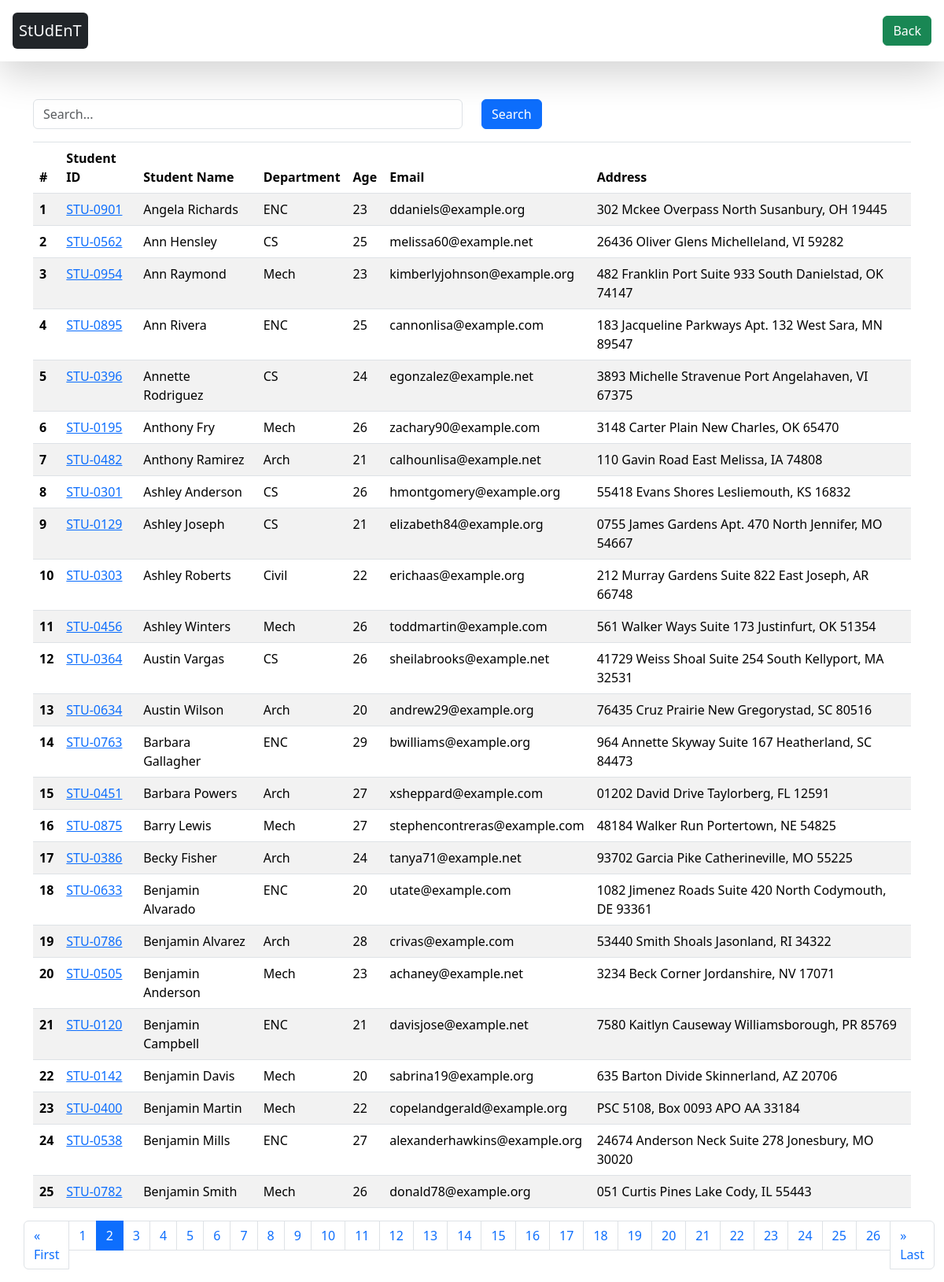
Screenshot of /?page=2 with the database file from the repository.
### database/models.py (models this page shows, shortened)
class Student (models.Model):
        department = models.ForeignKey( Department , related_name="depart", on_delete=models.CASCADE)
        student_id = models.OneToOneField(StudentID , related_name="studentid", on_delete=models.CASCADE)
        student_name = models.CharField(max_length= 100)
        student_email = models.EmailField(unique=True)
        student_age= models.IntegerField(default=18)
        student_address = models.TextField()
        class Meta:
            ordering= ['student_name']
            verbose_name='student'

class StudentID (models.Model):
    student_id  = models.CharField(max_length=100)
    def __str__(self) -> str:
        return self.student_id

class Department( models.Model) :
    department =models.CharField(max_length=100)
    def __str__(self) -> str:
        return self.department
    class Meta :
          ordering =['department']

### home/views.py (the view, shortened to what this page needs)
# urls.py: path('',  get_student , name = 'Home'),
def get_student(request ):
     student = Student.objects.all()
     paginator = Paginator(student, 25)  # Show 25 contacts per page.
     page_number = request.GET.get("page",1)
     page_obj = paginator.get_page(page_number)
     context = {'students': page_obj}
     return render(request, 'student.html',context)

### home/templates/student.html
{% extends "base.html" %}
{% block start %}
<div class="container mt-5">
<form>
    <div class="row mb-3">
        <div class="col-md-6">
            <input type="text" class="form-control"  name ='search' id="search" placeholder="Search...">
        </div>
        <div class="col-md-2">
            <button class="btn btn-primary" id="search">Search</button>
        </div>
    </div>
</form>
    <table class="table table-striped table-bordered">
        <thead class="thead-dark">
            <tr>
                <th scope="col">#</th>
                <th scope="col">Student ID</th>
                <th scope="col">Student Name</th>
                <th scope="col">Department</th>
                <th scope="col">Age</th>
                <th scope="col">Email</th>
                <th scope="col">Address</th>
            </tr>
        </thead>
        <tbody>
            {% for student in students %}
            <tr>
                <th scope="row">{{ forloop.counter }}</th>
                <td> <a href="{% url 'see_report' student.student_id  %}">
                {{ student.student_id }}</a>
            </td>
                <td>{{ student.student_name }}</td>
                <td>{{ student.department }}</td>
                <td>{{ student.student_age }}</td>
                <td>{{ student.student_email }}</td>
                <td>{{ student.student_address }}</td>
            </tr>
            {% endfor %}
        </tbody>
    </table>
</div>
<div style="width: 95%; margin:0 auto;">
    <nav aria-label="...">
        <ul class="pagination">
            <li class="page-item {% if not students.has_previous %}disabled{% endif %}">
                <a class="page-link" {% if students.has_previous %}href="?page=1"{% endif %}>&laquo; First</a>
            </li>
            {% for num in students.paginator.page_range %}
            <li class="page-item {% if students.number == num %}active{% endif %}">
                <a class="page-link" href="?page={{ num }}">{{ num }}</a>
            </li>
            {% endfor %}
            <li class="page-item {% if not students.has_next %}disabled{% endif %}">
                <a class="page-link" {% if students.has_next %}href="?page={{ students.paginator.num_pages }}"{% endif %}>&raquo; Last</a>
            </li>
        </ul>
    </nav>
</div>
{% endblock %}

### home/templates/base.html (style rules this page uses)
table ,th,td { border: 10px rgb(12, 12, 12); }

### rows the page displays
Student: student_id "STU-0901", student_name "Angela Richards", department "ENC", student_age "23", student_email "ddaniels@example.org", student_address "302 Mckee Overpass North Susanbury, OH 19445"
Student: student_id "STU-0562", student_name "Ann Hensley", department "CS", student_age "25", student_email "melissa60@example.net", student_address "26436 Oliver Glens Michelleland, VI 59282"
Student: student_id "STU-0954", student_name "Ann Raymond", department "Mech", student_age "23", student_email "kimberlyjohnson@example.org", student_address "482 Franklin Port Suite 933 South Danielstad, OK 74147"
Student: student_id "STU-0895", student_name "Ann Rivera", department "ENC", student_age "25", student_email "cannonlisa@example.com", student_address "183 Jacqueline Parkways Apt. 132 West Sara, MN 89547"
Student: student_id "STU-0396", student_name "Annette Rodriguez", department "CS", student_age "24", student_email "egonzalez@example.net", student_address "3893 Michelle Stravenue Port Angelahaven, VI 67375"
Student: student_id "STU-0195", student_name "Anthony Fry", department "Mech", student_age "26", student_email "zachary90@example.com", student_address "3148 Carter Plain New Charles, OK 65470"
Student: student_id "STU-0482", student_name "Anthony Ramirez", department "Arch", student_age "21", student_email "calhounlisa@example.net", student_address "110 Gavin Road East Melissa, IA 74808"
Student: student_id "STU-0301", student_name "Ashley Anderson", department "CS", student_age "26", student_email "hmontgomery@example.org", student_address "55418 Evans Shores Lesliemouth, KS 16832"
Student: student_id "STU-0129", student_name "Ashley Joseph", department "CS", student_age "21", student_email "elizabeth84@example.org", student_address "0755 James Gardens Apt. 470 North Jennifer, MO 54667"
Student: student_id "STU-0303", student_name "Ashley Roberts", department "Civil", student_age "22", student_email "erichaas@example.org", student_address "212 Murray Gardens Suite 822 East Joseph, AR 66748"
Student: student_id "STU-0456", student_name "Ashley Winters", department "Mech", student_age "26", student_email "toddmartin@example.com", student_address "561 Walker Ways Suite 173 Justinfurt, OK 51354"
Student: student_id "STU-0364", student_name "Austin Vargas", department "CS", student_age "26", student_email "sheilabrooks@example.net", student_address "41729 Weiss Shoal Suite 254 South Kellyport, MA 32531"
Student: student_id "STU-0634", student_name "Austin Wilson", department "Arch", student_age "20", student_email "andrew29@example.org", student_address "76435 Cruz Prairie New Gregorystad, SC 80516"
Student: student_id "STU-0763", student_name "Barbara Gallagher", department "ENC", student_age "29", student_email "bwilliams@example.org", student_address "964 Annette Skyway Suite 167 Heatherland, SC 84473"
Student: student_id "STU-0451", student_name "Barbara Powers", department "Arch", student_age "27", student_email "xsheppard@example.com", student_address "01202 David Drive Taylorberg, FL 12591"
Student: student_id "STU-0875", student_name "Barry Lewis", department "Mech", student_age "27", student_email "stephencontreras@example.com", student_address "48184 Walker Run Portertown, NE 54825"
Student: student_id "STU-0386", student_name "Becky Fisher", department "Arch", student_age "24", student_email "tanya71@example.net", student_address "93702 Garcia Pike Catherineville, MO 55225"
Student: student_id "STU-0633", student_name "Benjamin Alvarado", department "ENC", student_age "20", student_email "utate@example.com", student_address "1082 Jimenez Roads Suite 420 North Codymouth, DE 93361"
Student: student_id "STU-0786", student_name "Benjamin Alvarez", department "Arch", student_age "28", student_email "crivas@example.com", student_address "53440 Smith Shoals Jasonland, RI 34322"
Student: student_id "STU-0505", student_name "Benjamin Anderson", department "Mech", student_age "23", student_email "achaney@example.net", student_address "3234 Beck Corner Jordanshire, NV 17071"
Student: student_id "STU-0120", student_name "Benjamin Campbell", department "ENC", student_age "21", student_email "davisjose@example.net", student_address "7580 Kaitlyn Causeway Williamsborough, PR 85769"
Student: student_id "STU-0142", student_name "Benjamin Davis", department "Mech", student_age "20", student_email "sabrina19@example.org", student_address "635 Barton Divide Skinnerland, AZ 20706"
Student: student_id "STU-0400", student_name "Benjamin Martin", department "Mech", student_age "22", student_email "copelandgerald@example.org", student_address "PSC 5108, Box 0093 APO AA 33184"
Student: student_id "STU-0538", student_name "Benjamin Mills", department "ENC", student_age "27", student_email "alexanderhawkins@example.org", student_address "24674 Anderson Neck Suite 278 Jonesbury, MO 30020"
Student: student_id "STU-0782", student_name "Benjamin Smith", department "Mech", student_age "26", student_email "donald78@example.org", student_address "051 Curtis Pines Lake Cody, IL 55443"

### other values shown
{{ num }} "1" "2" "3" "4" "5" "6" "7" "8" "9" "10" "11" "12" "13" "14" "15" "16" "17" "18" "19" "20" "21" "22" "23" "24" "25" "26"
